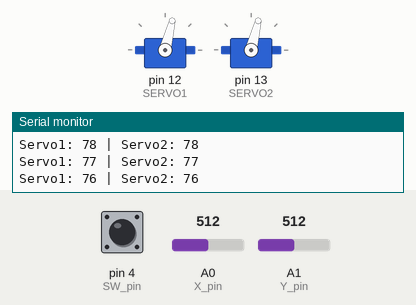
The sketch below on a simulated Arduino Uno, built with avr-gcc and run on an emulated ATmega328P. On the bench: 2 × servo, the last lines printed to the serial monitor. Inputs (shaded band) come from the test bench; at power-on: A1 (Y_pin) = 512, pin 4 (SW_pin) HIGH, A0 (X_pin) = 512.

Above: at 0.15 s.
At 0.75 s:
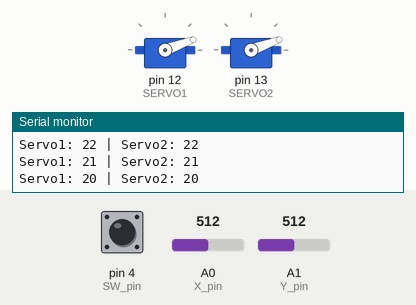
At 1.2 s:
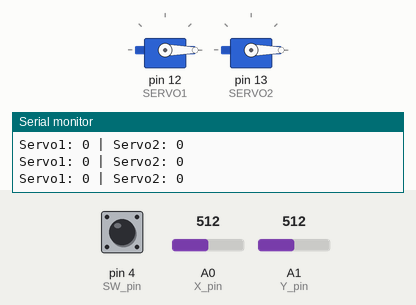
1.3 s: A1 (Y_pin) set to 1010
Timing chart, 0 to 4.3 s (numbered marks = the images above; inputs shaded):
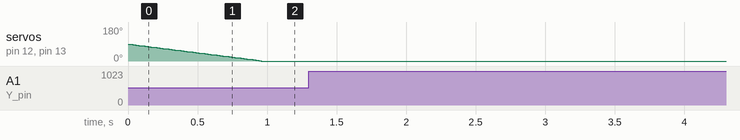

The sketch:

iki_eksen_kontrol.ino
```cpp
#include <Servo.h>

#define SERVO1 12     // Servo 1 sinyal pini (D12)
#define SERVO2 13     // Servo 2 sinyal pini (D13)
#define SW_pin 4      // Joystick buton pini
#define X_pin A0      // Joystick X ekseni
#define Y_pin A1      // Joystick Y ekseni

Servo myServo1, myServo2;

int pos1 = 90;  // başlangıç açısı
int pos2 = 90;
int X_val, Y_val, SW_val;
int stepVal = 1;

void setup() {
    Serial.begin(115200);

    myServo1.attach(SERVO1);
    myServo2.attach(SERVO2);

    pinMode(SW_pin, INPUT_PULLUP);
}

void loop() {
    X_val = analogRead(X_pin);
    Y_val = analogRead(Y_pin);
    SW_val = digitalRead(SW_pin);

    // X ekseni → Servo 1
    if (X_val < 1000 && pos1 > 0) pos1 -= stepVal;
    if (X_val > 3000 && pos1 < 180) pos1 += stepVal;

    // Y ekseni → Servo 2
    if (Y_val < 1000 && pos2 > 0) pos2 -= stepVal;
    if (Y_val > 3000 && pos2 < 180) pos2 += stepVal;

    myServo1.write(pos1);
    myServo2.write(pos2);

    Serial.print("Servo1: ");
    Serial.print(pos1);
    Serial.print(" | Servo2: ");
    Serial.println(pos2);

    delay(10);
}
```
